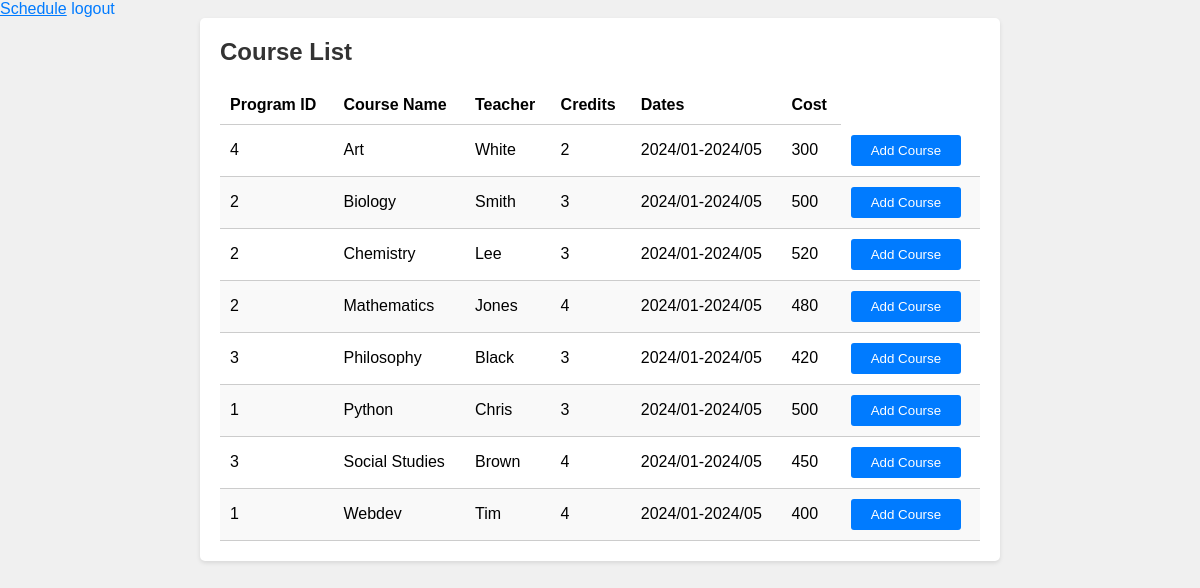
Screenshot of /courses (signed in) with the database file from the repository.
### models.py (models this page shows, shortened)
class Course(db.Model):
    id = mapped_column(Integer, primary_key=True)
    program_id = mapped_column(ForeignKey(Program.id), nullable=False)
    name = mapped_column(String(200), nullable=False)
    teacher = mapped_column(String(200), nullable=False)
    credits = mapped_column(Integer, nullable=False)
    dates = mapped_column(String(200), nullable=False)
    cost = mapped_column(Integer, nullable=False)
    start_time = mapped_column(Integer)
    end_time = mapped_column(Integer, nullable=False)
    course_duration = mapped_column(Integer, nullable=False)
    day = mapped_column(String, nullable=False)
    is_registered = mapped_column(Boolean, default=False)
    registrations = relationship('Registration', back_populates='course', cascade="all, delete-orphan")

### routes/api_courses.py (the view)
@api_courses_bp.route("/courses")
@login_required
def course_json():
    statement = db.select(Course).order_by(Course.name)
    records = db.session.execute(statement)
    results = records.scalars().all()
    return render_template("courses.html", course=results)

### app.py (called while the page is built)
def create_app():
    app = Flask(__name__, static_url_path='/static')
    app.config["SQLALCHEMY_DATABASE_URI"] = "sqlite:///sqdatabase.db"
    app.instance_path = Path(".").resolve()
    app.config['SECRET_KEY'] = 'thisisasecretkey'
    db.init_app(app)
    bcrypt.init_app(app)
    login_manager.init_app(app)
    login_manager.login_view = 'login'
    @login_manager.user_loader
    def load_user(user_id):
        return User.query.get(int(user_id))
    app.register_blueprint(api_courses_bp)
    app.register_blueprint(api_schedule_bp)
    app.register_blueprint(html_bp)
    return app

### templates/courses.html (shortened to what this page needs)
<!DOCTYPE html>
<html lang="en">
<head>
<link rel="stylesheet" href="static/styles.css">
</head>
<body>
<a href="{{url_for('api_schedule.render_schedule')}}">Schedule</a>
<a href="{{ url_for('html.render_homepage') }}">logout</a>
<div class="schedule">
    <div class="header">
        <h1>Course List</h1>
    </div>
    <table>
        <thead>
            <tr>
                <th>Program ID</th>
                <th>Course Name</th>
                <th>Teacher</th>
                <th>Credits</th>
                <th>Dates</th>
                <th>Cost</th>
            </tr>
        </thead>
        <tbody>
            {% for course in course %}
            <tr>
                <td>{{ course.program_id }}</td>
                <td>{{ course.name }}</td>
                <td>{{ course.teacher }}</td>
                <td>{{ course.credits }}</td>
                <td>{{ course.dates }}</td>
                <td>{{ course.cost }}</td>
                <td>
                    <form action="{{ url_for('api_courses.register_course', course_id=course.id )}}" method="POST">
                        <button type="submit">Add Course</button>
                    </form>
                </td>
            </tr>
            {% endfor %}
        </tbody>
    </table>
</div>
</body>
</html>

### static/styles.css (style rules this page uses)
* { margin: 0; padding: 0; }
*, *::before, *::after { box-sizing: border-box; }
body { font-family: Arial, sans-serif; background-color: #f0f0f0; }
.schedule { max-width: 800px; margin: 0 auto; padding: 20px; background-color: #fff; border-radius: 5px; box-shadow: 0 2px 4px rgba(0, 0, 0, 0.1); }
.header { display: flex; justify-content: space-between; align-items: center; margin-bottom: 20px; }
.header h1 { font-size: 24px; color: #333; }
table { width: 100%; border-collapse: collapse; }
th, td { padding: 10px; border-bottom: 1px solid #ccc; text-align: left; }
tbody tr:nth-child(even) { background-color: #f9f9f9; }
button { padding: 8px 20px; background-color: #007bff; color: #fff; border: none; border-radius: 3px; cursor: pointer; text-decoration: none; }
a { color: #007bff; text-decoration: none; }

### rows the page displays
Course: program_id "4", name "Art", teacher "White", credits "2", dates "2024/01-2024/05", cost "300"
Course: program_id "2", name "Biology", teacher "Smith", credits "3", dates "2024/01-2024/05", cost "500"
Course: program_id "2", name "Chemistry", teacher "Lee", credits "3", dates "2024/01-2024/05", cost "520"
Course: program_id "2", name "Mathematics", teacher "Jones", credits "4", dates "2024/01-2024/05", cost "480"
Course: program_id "3", name "Philosophy", teacher "Black", credits "3", dates "2024/01-2024/05", cost "420"
Course: program_id "1", name "Python", teacher "Chris", credits "3", dates "2024/01-2024/05", cost "500"
Course: program_id "3", name "Social Studies", teacher "Brown", credits "4", dates "2024/01-2024/05", cost "450"
Course: program_id "1", name "Webdev", teacher "Tim", credits "4", dates "2024/01-2024/05", cost "400"
